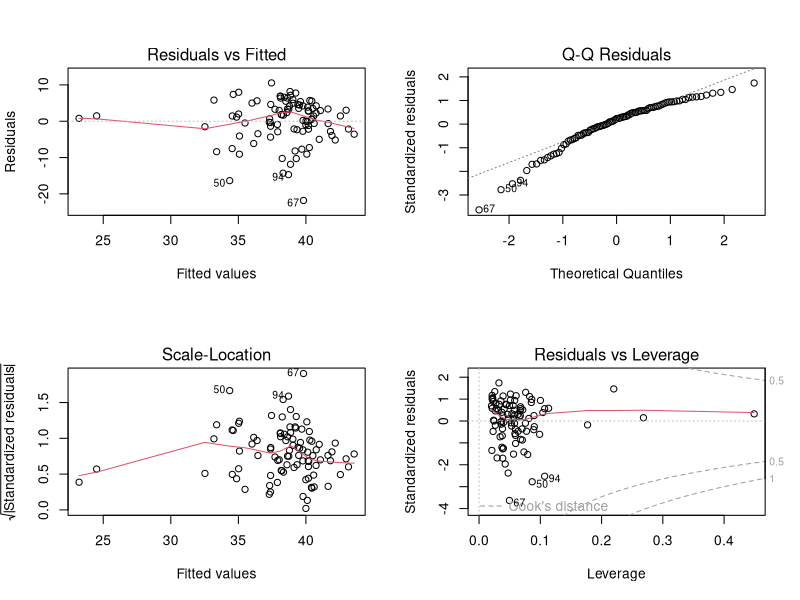
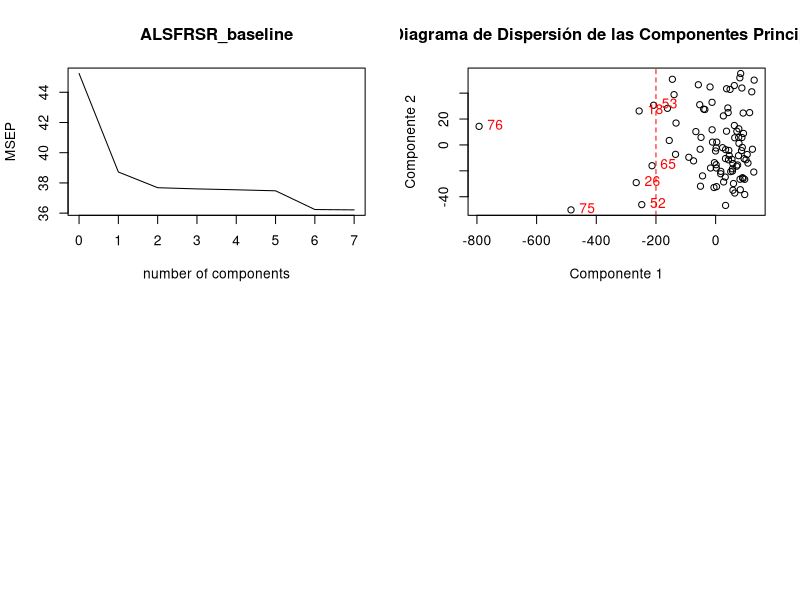

Recreate these plots in R, in order.
## ---- chunk 1
knitr::opts_chunk$set(echo = TRUE)
## ---- chunk 2
library(dplyr)

data <- read.csv('ela_allBiomarkers.csv')
# Añadimos columna de supervivencia (1,0) a los 36 meses para poder hacer la regresión logística
data <- data %>% mutate(survived_36_months = ifelse(months_survived >= 36, 1, 0))
# Convertir variables categóricas a factores
data <- data %>%
  mutate(sex = as.factor(sex),
         onset = as.factor(onset))

dev_data <- data %>% filter(cohort %in% c("DevCohort"))
dev_val_data <- data %>% filter(cohort %in% c("DevCohort", "ValCohort1"))

val_1_data <- data %>% filter(cohort %in% c("ValCohort1"))
val_2_data <- data %>% filter(cohort %in% c("ValCohort2"))

head(dev_val_data)
## ---- chunk 3

# Mostrar el número de pacientes que sobrevivieron 36 meses o más
num_survived_36_months <- nrow(data %>% filter(months_survived >= 36))
cat("Número de pacientes que sobrevivieron 36 meses o más:", num_survived_36_months, "\n")

# Calcular el porcentaje de supervivencia a los 36 meses
total_patients <- nrow(data)
surv_percentage_36_months <- (num_survived_36_months / total_patients) * 100

cat("Porcentaje de pacientes que sobrevivieron 36 meses o más:", surv_percentage_36_months, "%\n")

#-------------------------------------------------------------------------------------------------------------------------



# Ajustar el modelo de regresión logística
logistic_model <- glm(survived_36_months ~ age + sex + BMI_baseline + onset + NfL_baseline + CRP_baseline + IL6_baseline, 
                      data = dev_val_data, 
                      family = binomial())

# Resumen del modelo
summary(logistic_model)

# Identificar las variables significativas
significant_vars <- summary(logistic_model)$coefficients[,4] < 0.05
significant_vars <- names(significant_vars[significant_vars])
cat("Las variables significativas son:", significant_vars, "\n")



## ---- chunk 4
# Ajustar el modelo de regresión logística
logistic_model_no_IL6 <- glm(survived_36_months ~ age + sex + BMI_baseline + onset + NfL_baseline + CRP_baseline,# + IL6_baseline, 
                      data = dev_val_data, 
                      family = binomial())

# Resumen del modelo
summary(logistic_model_no_IL6)

## ---- chunk 5
# Calculamos matriz de correlaciones
cor(data[, c("IL6_baseline", "CRP_baseline", "NfL_baseline", "age", "BMI_baseline")])
## ---- chunk 6

# Log-verosimilitud del modelo completo
logLik(logistic_model)

# Log-verosimilitud del modelo reducido
logLik(logistic_model_no_IL6)

# Calcular el estadístico de la prueba
logLik_completo <- logLik(logistic_model)
logLik_reducido <- logLik(logistic_model_no_IL6)
LRT_statistic <- -2 * (logLik_reducido - logLik_completo)

# Grados de libertad (número de parámetros adicionales en el modelo completo)
df <- 1

# Valor p
p_value <- pchisq(LRT_statistic, df, lower.tail = FALSE)
print(p_value)

## ---- chunk 7

# Ajustar el modelo nulo
null_model <- glm(survived_36_months ~ 1, data = dev_val_data, family = binomial())

# Log-verosimilitud del modelo nulo
logLik_null <- logLik(null_model)

# Calcular el pseudo R^2 de McFadden
pseudo_R2_McFadden <- 1 - (logLik_completo / logLik_null)

# Mostrar el resultado
print(pseudo_R2_McFadden)

## ---- chunk 8
library(caret)

#val_2_data
# Predicciones de probabilidades
predicted_probabilities <- predict(logistic_model, newdata = val_2_data, type = "response")

# Convertir probabilidades en clases
predicted_classes <- ifelse(predicted_probabilities > 0.5, 1, 0)

# Crear la matriz de confusión
conf_matrix <- confusionMatrix(as.factor(predicted_classes), as.factor(val_2_data$survived_36_months))

# Mostrar la matriz de confusión
print(conf_matrix)

## ---- chunk 9
library(tidyverse)

# Ajustar el modelo de regresión lineal
linear_model <- lm(ALSFRSR_baseline ~ NfL_baseline + onset + sex + age + sex:age, data = dev_val_data)

# Resumen del modelo
summary(linear_model)

## ---- chunk 10
library(car)

model_summary <- summary(linear_model)

# Obtener el valor p para NfL_baseline
p_value_NfL <- model_summary$coefficients["NfL_baseline", "Pr(>|t|)"]

# Verificar si el valor p es menor que 0.10
if (p_value_NfL < 0.10) {
  print("A) Rechazamos H0: El biomarcador Nf-L tiene un efecto significativo sobre la puntuación ALSFRSR.")
} else {
  print("A) No rechazamos H0: El biomarcador Nf-L no tiene un efecto significativo sobre la puntuación ALSFRSR.")
}

# Probar la hipótesis lineal age + sex:age = 0
linear_hypothesis_result <- linearHypothesis(linear_model, "age + sexmale:age = 0")

# Obtener el valor p del contraste
p_value_combination <- linear_hypothesis_result[2, "Pr(>F)"]

# Verificar si el valor p es menor que 0.10
if (p_value_combination < 0.10) {
  print("B) Rechazamos H0: La edad tiene un efecto significativo sobre la puntuación ALSFRSR en mujeres")
} else {
  print("B) No rechazamos H0: La edad no tiene un efecto significativo sobre la puntuación ALSFRSR en mujeres")
}

# Probar la hipótesis lineal age + sex:age = 1
linear_hypothesis_result <- linearHypothesis(linear_model, "age + sexmale:age = 1")

# Obtener el valor p del contraste
p_value_combination <- linear_hypothesis_result[2, "Pr(>F)"]

# Verificar si el valor p es menor que 0.10
if (p_value_combination < 0.10) {
  print("C) Rechazamos H0: La edad tiene un efecto significativo sobre la puntuación ALSFRSR en hombres.")
} else {
  print("C) No rechazamos H0: La edad no tiene un efecto significativo sobre la puntuación ALSFRSR en hombres.")
}

## ---- chunk 11

# Gráficos de diagnóstico del modelo
par(mfrow = c(2, 2))
plot(linear_model)

## ---- chunk 12
library(MASS)

# Ajustar el modelo de regresión robusta usando el método Huber
robust_model <- rlm(ALSFRSR_baseline ~ NfL_baseline + onset + sex + age + sex:age, data = dev_val_data)

# Resumen del modelo robusto
summary(robust_model)

## ---- chunk 13

hweights <- data.frame(state = dev_val_data$ALSFRSR_baseline, resid = robust_model$resid, weight = robust_model$w)
# filtramos aquellas ponderaciones bajas porque son las que han sido corregidas por el modelo robusto y asignadas un menor weight para disminuir su influencia debido a que son problematicas o outliers.
problematic_obs_robust <- which(hweights$weight < 1)

# Imprimir las observaciones problemáticas
cat('Observaciones problematicas según el método Huber:',problematic_obs_robust)

## ---- chunk 14

# Identificar observaciones problemáticas en el modelo OLS
# Utilizando la distancia de Cook como referencia
cooks_distance <- cooks.distance(linear_model)
threshold_cooks <- 4 / (nrow(dev_val_data) - length(coef(linear_model)))
problematic_obs_OLS <- which(cooks_distance > threshold_cooks)

# Comparar las observaciones problemáticas entre el modelo OLS y el modelo robusto
common_problematic_obs <- intersect(problematic_obs_robust, problematic_obs_OLS)

# Imprimir las observaciones problemáticas comunes
cat('Observaciones problematicas identificadas en el modelo OLS y el modelo de regresión robusta según el método Huber:',common_problematic_obs)


## ---- chunk 15

# Obtener los coeficientes y p-valores del modelo OLS
ols_coef <- coef(summary(linear_model))[, "Estimate"]
ols_pvalues <- coef(summary(linear_model))[, "Pr(>|t|)"]

# Obtener los coeficientes y p-valores del modelo robusto
robust_coef <- coef(robust_model)
robust_summary <- summary(robust_model)
robust_pvalues <- robust_summary$coefficients[, "t value"]

# Comparar la significancia de los coeficientes
significancia_ols <- ols_pvalues < 0.1
significancia_robust <- robust_pvalues < 0.1

# Mostrar los resultados
print("Significancia de coeficientes para OLS:")
print(significancia_ols)

print("Significancia de coeficientes para modelo robusto:")
print(significancia_robust)



## ---- chunk 16

# Ajustar el modelo de regresión lineal
lineal_model_2 <- lm(ALSFRSR_baseline ~ age + sex + BMI_baseline + onset + NfL_baseline + CRP_baseline + IL6_baseline, 
                      data = dev_val_data, 
                      )
summary(lineal_model_2)
## ---- chunk 17
# Calcular VIF para cada variable regresora
vif_values <- vif(lineal_model_2)
print(vif_values)

## ---- chunk 18

# Ajustar el modelo inicial
lineal_model_3 <- lm(ALSFRSR_baseline ~ age + sex + BMI_baseline + onset + 
                     NfL_baseline + CRP_baseline + IL6_baseline, data = dev_val_data)

# Aplicar el método paso a paso con criterio AIC
modelo_seleccionado <- step(lineal_model_3, direction = "both", trace = 0)

# Mostrar el resumen del modelo seleccionado
summary(modelo_seleccionado)

## ---- chunk 19

library(pls)

# Ajustar el modelo PLS
modelo_pls <- plsr(ALSFRSR_baseline ~ age + sex + BMI_baseline + onset + 
                   NfL_baseline + CRP_baseline + IL6_baseline, ncomp = 7, data = dev_val_data)
# Determinar el número óptimo de componentes basado en RMSE
validationplot(modelo_pls, val.type = "MSEP")

## ---- chunk 20
# Obtener las componentes principales del modelo PLS
scores <- predict(modelo_pls, type = "scores")

# Crear un gráfico de dispersión de las componentes principales
plot(scores[, 1], scores[, 2], main = "Diagrama de Dispersión de las Componentes Principales",
     xlab = "Componente 1", ylab = "Componente 2")

# Agregar línea de referencia en la componente 1
abline(v = -200, col = "red", lty = 2)

# Etiquetar los puntos que están por debajo de -200 en la componente 1
points_below <- which(scores[, 1] < -200)
text(scores[points_below, 1], scores[points_below, 2], labels = points_below, pos = 4, col = "red")


## ---- chunk 21
library(glmnet)

# Definir las variables predictoras y la variable de respuesta
predictors <- c("BMI_baseline", "IL6_baseline", "NfL_baseline", "CRP_baseline")
response <- "ALSFRSR_baseline" 

# Crear el conjunto de datos con las variables seleccionadas
datos <- dev_val_data[, c(predictors, response)]

# Separar las variables predictoras y la variable de respuesta
X <- as.matrix(datos[, predictors])
y <- datos[, response]

# Ajustar el modelo LASSO con cv.glmnet para seleccionar el lambda óptimo
lasso_model <- cv.glmnet(X, y, alpha = 1)  # alpha = 1 para regresión LASSO

# Obtener el valor de lambda mínimo
lambda_min <- lasso_model$lambda.min
cat('Lambda mínimo:',lambda_min)

# Obtener la fórmula del modelo con el lambda mínimo
coeficientes <- coef(lasso_model, s = "lambda.min")
print(coeficientes)


## ---- chunk 22

# Seleccionar solo las variables usadas en el modelo LASSO
newx_lasso <- as.matrix(dev_val_data[, c("BMI_baseline", "IL6_baseline", "NfL_baseline", "CRP_baseline")])

# Realizar las predicciones y calcular el RMSE
predicciones_lasso_n <- predict(lasso_model, newx = newx_lasso)
rmse_lasso_n <- sqrt(mean((dev_val_data$ALSFRSR_baseline - predicciones_lasso_n)^2))

predicciones_pls_n <- predict(modelo_pls, newdata = dev_val_data, ncomp = 2)
rmse_pls_n <- sqrt(mean((val_2_data$ALSFRSR_baseline - predicciones_pls_n)^2))

# Mostrar los resultados de RMSE
print(paste("RMSE para LASSO dev_val_data:", rmse_lasso_n))
print(paste("RMSE para PLS dev_val_data:", rmse_pls_n))

#-------------------------------------------------------------------------------------------------------------------------------------

# Seleccionar solo las variables usadas en el modelo LASSO
newx_lasso_n <- as.matrix(val_2_data[, c("BMI_baseline", "IL6_baseline", "NfL_baseline", "CRP_baseline")])

# Realizar las predicciones y calcular el RMSE
predicciones_lasso_n <- predict(lasso_model, newx = newx_lasso_n)
rmse_lasso_n <- sqrt(mean((val_2_data$ALSFRSR_baseline - predicciones_lasso_n)^2))

predicciones_pls_n <- predict(modelo_pls, newdata = val_2_data, ncomp = 2)
rmse_pls_n <- sqrt(mean((val_2_data$ALSFRSR_baseline - predicciones_pls_n)^2))

# Mostrar los resultados de RMSE
print(paste("RMSE para LASSO ValCohort2:", rmse_lasso_n))
print(paste("RMSE para PLS ValCohort2:", rmse_pls_n))
